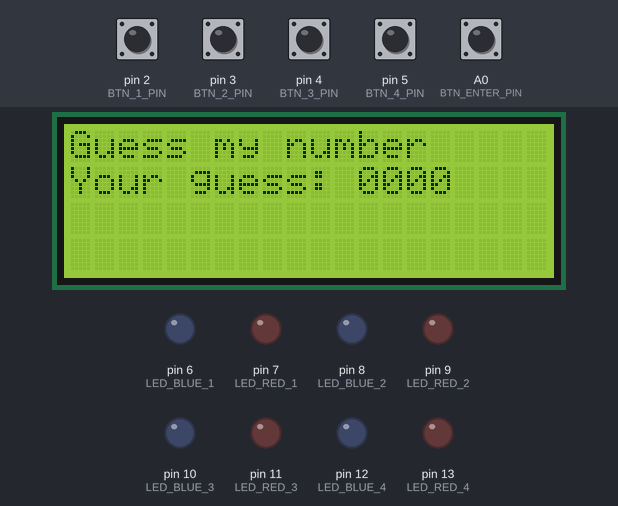
A sketch run on a simulated Arduino Uno, built with avr-gcc and run on an emulated ATmega328P. Parts: 20×4 character LCD, output pins drawn as LEDs (lit = HIGH). The test bench sets the inputs (shaded band); at power-on: A0 (BTN_ENTER_PIN), pin 2 (BTN_1_PIN), pin 3 (BTN_2_PIN), pin 4 (BTN_3_PIN), pin 5 (BTN_4_PIN) LOW. Random numbers use the default seed unless the sketch sets one; what the sketch prints to the serial monitor is not drawn.

Above: at 4.2 s.
4.3 s: A0 (BTN_ENTER_PIN) pulled HIGH for 0.15 s
At 5.5 s:
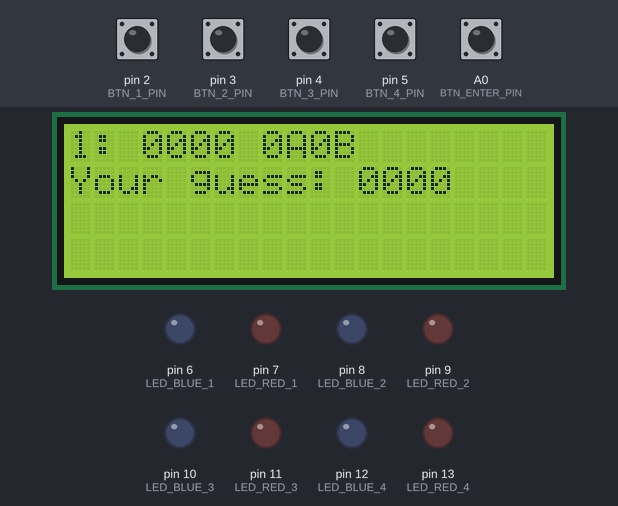
6.2 s: pin 2 (BTN_1_PIN) pulled HIGH for 0.15 s
At 7.7 s:
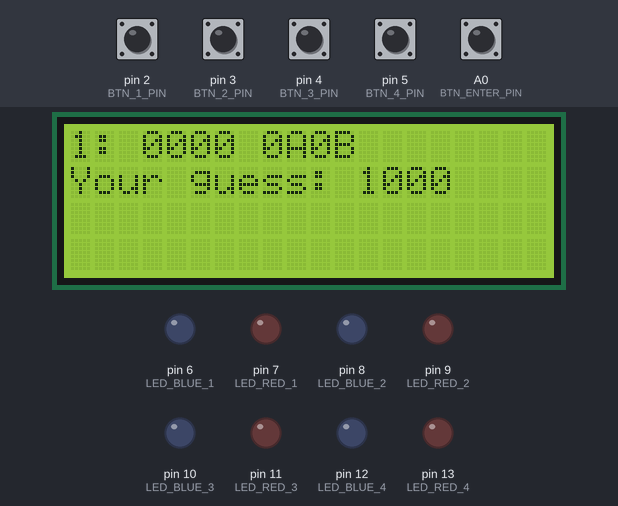
8.2 s: A0 (BTN_ENTER_PIN) pulled HIGH for 1 s
At 10.7 s:
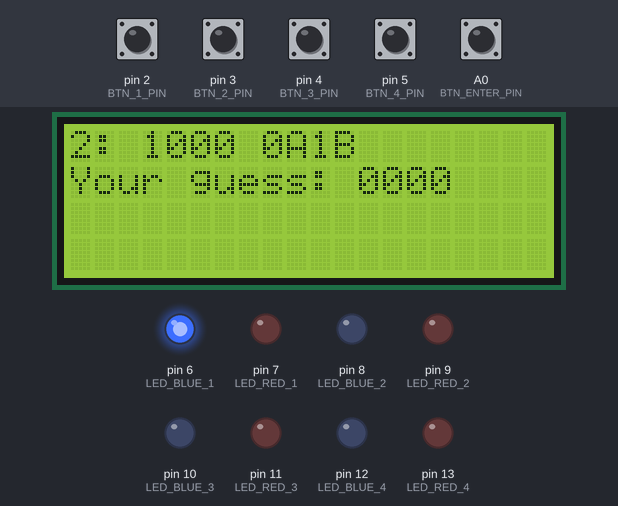
11.0 s: pin 3 (BTN_2_PIN) pulled HIGH for 0.15 s
At 11.9 s:
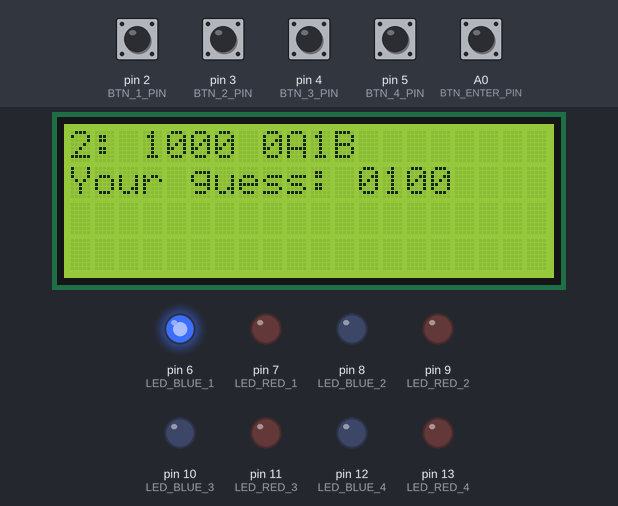
12.9 s: pin 4 (BTN_3_PIN) pulled HIGH for 0.15 s
At 14.5 s:
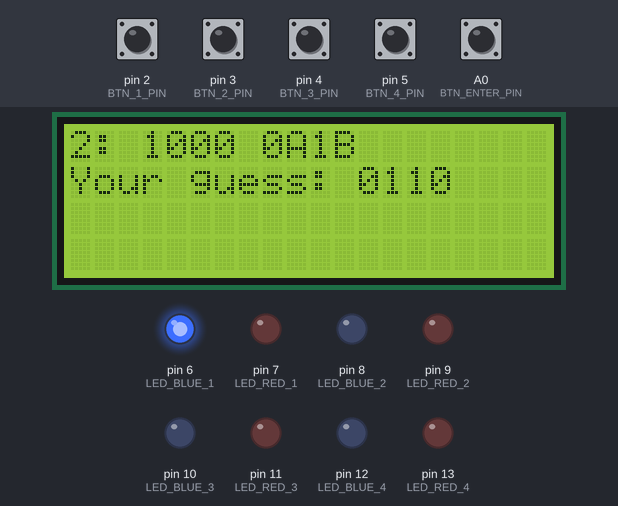
14.8 s: A0 (BTN_ENTER_PIN) pulled HIGH for 0.15 s
At 15.9 s:
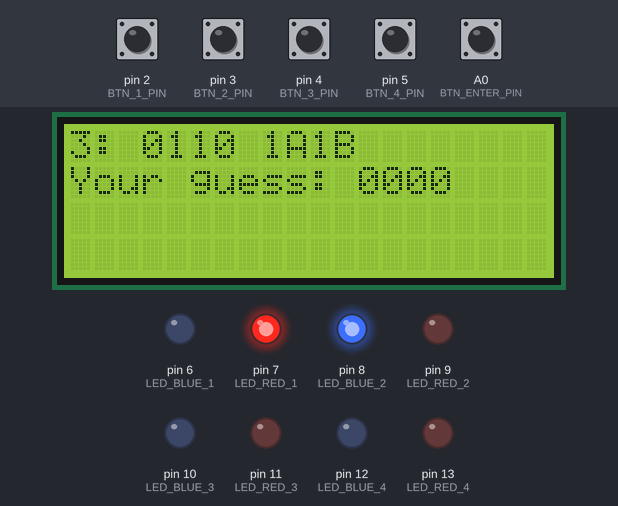
Timing chart, 0 to 17.7 s (numbered marks = the images above; inputs shaded):
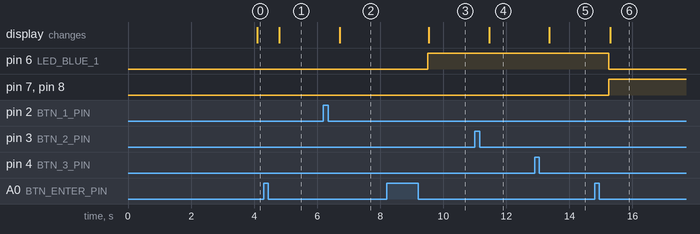

Measured:
- after the input at 4.3 s, the display: changes after 0.50 s (image 1)
- after the input at 6.2 s, the display: changes after 0.52 s (image 2)
- after the input at 8.2 s, pin 6 (LED_BLUE_1): LOW → HIGH after 1.3 s; the display: changes after 1.3 s (image 3)
- after the input at 11.0 s, the display: changes after 0.47 s (image 4)
- after the input at 12.9 s, the display: changes after 0.47 s (image 5)
- after the input at 14.8 s, pin 6 (LED_BLUE_1): HIGH → LOW after 0.45 s; pin 7 (LED_RED_1), pin 8 (LED_BLUE_2): LOW → HIGH after 0.45 s; the display: changes after 0.50 s (image 6)

The sketch:

ps6.ino
```cpp
#include "lcd_wrapper.h"
#include "mastermind.h"

void setup(){
    Serial.begin(9600);
    pinMode(BTN_1_PIN,INPUT);
    pinMode(BTN_2_PIN,INPUT);
    pinMode(BTN_3_PIN,INPUT);
    pinMode(BTN_4_PIN,INPUT);
    pinMode(BTN_ENTER_PIN,INPUT);
    pinMode(LED_BLUE_1, OUTPUT);
    pinMode(LED_RED_1, OUTPUT);
    pinMode(LED_BLUE_2, OUTPUT);
    pinMode(LED_RED_2, OUTPUT);
    pinMode(LED_BLUE_3, OUTPUT);
    pinMode(LED_RED_3, OUTPUT);
    pinMode(LED_BLUE_4, OUTPUT);
    pinMode(LED_RED_4, OUTPUT);
    pinMode(A1, INPUT);
    lcd_init();
}

void loop(){
    randomSeed(analogRead(A1));
    char* secret = generate_code(false,4);
    Serial.println(secret);
    play_game(secret);
    delay(4000);
    lcd_clear();
    free(secret);
}
```

mastermind.cpp
```cpp
#include "mastermind.h"
#include "lcd_wrapper.h"
#include <stdlib.h>
#include <stdio.h>
#include <time.h>
#include <assert.h>
#include "string.h"
#include <Arduino.h>

char* generate_code(bool repeat, int length)
{
    if(length < 1 || (repeat == false && length > 10)) return NULL;

    char *code = (char*) calloc(length, sizeof(int));
    int gen;

    for(int i=0;i<length;i++){
        gen = (rand() % 10) +48;
        if(repeat == false && i > 0)
            while(strchr(code, gen)) gen = (random(0,10) +48);
        code[i] = gen;
    }

    code[length] = '\0';
    return code;
}


void turn_off_leds()
{
  for(int i=6;i<14;i++){
     digitalWrite(i, LOW);
  }
}

void render_leds(const int peg_a, const int peg_b)
{
  int ledB[] = {6,8,10,12}; int ledR[] = {7,9,11,13};
  int s = 0;

  for(int i=0;i<peg_a;i++){
    digitalWrite(ledR[i],HIGH);
    s++;
  }

  for(int i=0;i<peg_b;i++){
    digitalWrite(ledB[i+s],HIGH);
  }
}

void welcome()
{
  lcd_print_at(0,0,"MasterMind");
  delay(4000);
  lcd_clear();
  lcd_print_at(0,0,"Guess my number");
  lcd_print_at(0,1,"Your guess: 0000");
}

void ending()
{
  for(int i=0;i<4;i++){
    turn_off_leds();
    delay(200);
    render_leds(4,0);
    delay(500);
    turn_off_leds();
    delay(200);
    render_leds(0,4);
    delay(500);
  }
  turn_off_leds();
}

void check_if_won(char* guess, char* secret, int chance_to_guess)
{
  char buff[13];
  int good, wrong;
  get_score(secret, guess, &good, &wrong);

  if(strcmp(guess, secret) == 0){
    lcd_clear();
    sprintf(buff, "%d: %s %dA%dB", chance_to_guess, guess, good, wrong);
    lcd_print_at(0,0,buff);
    sprintf(buff, "Won with %d guess!", chance_to_guess);
    lcd_print_at(0,1,buff);
    ending();
  }else{
    lcd_clear();
    sprintf(buff, "%d: %s %dA%dB", chance_to_guess, guess, good, wrong);
    lcd_print_at(0,0,buff);
    sprintf(buff, "My code was %s", secret);
    lcd_print_at(0,1,buff);
    ending();
  }
}

void debounce(int pin)
{
  while(digitalRead(pin));
  delay(300);
}

void print_change(char *guess)
{
  char buffer[20];
  sprintf(buffer, "Your guess: %s", guess);
  lcd_print_at(0,1,buffer);
}

void get_new_try(int chance_to_guess, char* guess, int good, int wrong)
{
  char buff[13];
  lcd_clear();
  sprintf(buff, "%d: %s %dA%dB", chance_to_guess, guess, good, wrong);

  lcd_print_at(0,0,buff);
  lcd_print_at(0,1,"Your guess: 0000");
}

void get_score(const char* secret, const char* guess, int* peg_a, int* peg_b)
{
    *peg_a = 0; *peg_b = 0;
    char secret_copy[strlen(secret)+1];
    strcpy(secret_copy, secret);

    for(int i=0;i<strlen(guess);i++){
       if(secret_copy[i] == guess[i]) *peg_a+=1;
    }

    for(int i=0;i<strlen(guess);i++){
        for(int j=0;j<strlen(guess);j++){
            if(secret_copy[i] == guess[j] && i != j){
                *peg_b+=1;
                secret_copy[i] = '*';
            }
        }
    }
}

void render_history(char* secret, char** history, const int entry_nr)
{
  int good = 0; int wrong =0;
  char buff[13];

  get_score(secret, history[entry_nr], &good, &wrong);

  turn_off_leds();
  render_leds(good, wrong);

  sprintf(buff, "%d: %s %dA%dB", entry_nr+1, history[entry_nr], good, wrong);
  lcd_print_at(0,0,buff);
}


void play_game(char* secret)
{
  int peg_a = 0; int peg_b = 0;
  int list, chance_to_guess = 0;
  char guess[] = "0000";
  char **history = calloc(10,sizeof(char*));
  for(int i=0;i<10;i++){
    history[i] = calloc(5, sizeof(char));
  }
  char buff[13];
  welcome();
  int history_step = 0;

  while(1){
    if(digitalRead(BTN_1_PIN)){
      list = 0;
      delay(200);
      while(digitalRead(BTN_1_PIN)){
        delay(200);
        if(digitalRead(BTN_2_PIN)){
          debounce(3);
          if(history_step > 0) history_step--;
          render_history(secret,history,history_step);
          list=1;
        }
        if(digitalRead(BTN_3_PIN)){
          debounce(4);
          if(history_step < 10 && history_step < chance_to_guess-1) history_step++;
          render_history(secret,history,history_step);
          list=1;
        }
      }

      if(list == 0){
        debounce(2);
        guess[0] += 1;
        if(guess[0] > 57) guess[0] = 48;
        print_change(guess);
      }
    }

    if(digitalRead(BTN_2_PIN)){
      debounce(3);
      guess[1] += 1;
      if(guess[1] > 57) guess[1] = 48;
      print_change(guess);
    }

    if(digitalRead(BTN_3_PIN)){
      debounce(4);
      guess[2] += 1;
      if(guess[2] > 57) guess[2] = 48;
      print_change(guess);
    }

    if(digitalRead(BTN_4_PIN)){
      debounce(5);
      guess[3] += 1;
      if(guess[3] > 57) guess[3] = 48;
      print_change(guess);
    }

    if(digitalRead(BTN_ENTER_PIN)){
      while(digitalRead(BTN_ENTER_PIN));
      delay(300);
      chance_to_guess++;

      if(chance_to_guess > 9 || strcmp(guess, secret) == 0) break;
      get_score(secret, guess, &peg_a, &peg_b);

      for(int i=0;i<4;i++){
        history[chance_to_guess-1][i] = guess[i];
      }
      history[chance_to_guess-1][4] = '\0';

      lcd_clear();
      turn_off_leds();
      render_leds(peg_a, peg_b);

      sprintf(buff, "%d: %s %dA%dB", chance_to_guess, guess, peg_a, peg_b);
      lcd_print_at(0,1,buff);

      get_new_try(chance_to_guess, guess, peg_a, peg_b);
      guess[0]='0';guess[1]='0';guess[2]='0';guess[3]='0';
    }
  }

  check_if_won(guess, secret, chance_to_guess);
  delay(5000);
}
```

mastermind.h
```cpp
#ifndef _MASTERMIND_H
#define _MASTERMIND_H

#define BTN_1_PIN       2
#define BTN_2_PIN       3
#define BTN_3_PIN       4
#define BTN_4_PIN       5
#define BTN_ENTER_PIN   A0

#define LED_BLUE_1      6
#define LED_RED_1       7
#define LED_BLUE_2      8
#define LED_RED_2       9
#define LED_BLUE_3      10
#define LED_RED_3       11
#define LED_BLUE_4      12
#define LED_RED_4       13


/**
 * Generate secret code
 *
 * Generates secret code, which consists from digits only as a string.
 * No two digits in the code combination can be same! Only if the repeat
 * parameter is set to true.
 * The length of generated code is set by the parameter length. If the given
 * parameter is less than 1, function will generate no code and returns NULL.
 * @param repeat if set to true, numbers in the generated code can repeat
 * @param length the length of the code
 * @return Pointer to the random generated code as string of given length. If length param is less than 1, return NULL.
 */
char* generate_code(bool repeat, int length);


/**
 * Game loop
 *
 * This is the main game loop. Function is called with the secret combination and
 * ends, when the combination is found or when the player runs out of the attempts.
 * @param secret reference to the secret combination
 */
void play_game(char* secret);


/**
 * Renders the RGB leds based on the guessed combination
 *
 * Lights up RGB leds with propper colors based on the current guessed combination.
 * Red color is for guessed number on correct position and blue number is for
 * guessed number on incorrect posititoin.
 * @param peg_a number of guessed digits on correct position
 * @param peg_b number of guessed digits on incorrect position
 */
void render_leds(const int peg_a, const int peg_b);


/**
 * Turns all RGB leds off
 */
void turn_off_leds();


/**
 * Renders history
 *
 * Renders line of a history defined by the parameter entry_nr on the display.
 * @param secret reference to the secret combination
 * @param history list (array) of history entries
 * @param entry_nr index of history entry to render
 */
void render_history(char* secret, char** history, const int entry_nr);


/**
 * Returns score for the given guess
 *
 * @param secret the pointer to the secret code
 * @param guess the pointer to the current guess
 * @param peg_a output parameter to get number of As for current guess
 * * @param peg_b output parameter to get number of Bs for current guess
 */
void get_score(const char* secret, const char* guess, int* peg_a, int* peg_b);
#endif
```

lcd_wrapper.cpp
```cpp
#include <Arduino.h>
#include "lcd_wrapper.h"
#include <LiquidCrystal_I2C.h>

LiquidCrystal_I2C lcd(0x3F, 2, 1, 0, 4, 5, 6, 7, 3, POSITIVE);

void lcd_init(){
 lcd.begin(20,4);
}

void lcd_clear(){
    lcd.clear();
}

void lcd_set_cursor(int y, int x){
    lcd.setCursor(y, x);
}


void lcd_print(char* text){
    lcd.print(text);
}


void lcd_print_at(int y, int x, char* text){
    lcd_set_cursor(y, x);
    lcd_print(text);
}
```

lcd_wrapper.h
```cpp
#ifndef _LCD_H
#define _LCD_H

/**
 * Initialize LCD
 *
 * Everything you need to initialize your LCD display, place here.
 * This function should be called in function setup().
 */
void lcd_init();


/**
 * Clears the LCD display
 *
 * Clears content of the LCD display. After the call is display empty.
 */
void lcd_clear();


/**
 * Set cursor to given posititon
 *
 * Sets cursor to given position based on y and x coordinates.
 * @param y the row
 * @param x the column
 */
void lcd_set_cursor(int y, int x);


/**
 * Print text on LCD display
 *
 * Prints the givent text on the display on the current
 * cursor position.
 * @param text the text to print
 */
void lcd_print(char* text);


/**
 * Set cursor to given positition and print text
 *
 * Sets the cursor to given position based on y and x coorindates
 * and then prints the given text.
 * @param y the row
 * @param x the column
 * @param text the text to print
 */
void lcd_print_at(int y, int x, char* text);

#endif
```
